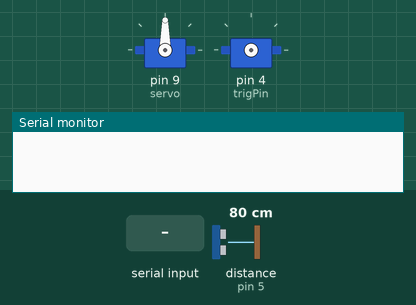
Bench run of a sketch on a simulated Arduino Uno, built with avr-gcc and run on an emulated ATmega328P. On the bench: 2 × servo, the last lines printed to the serial monitor. Wiring (inferred from the names in the program): servo: signal pin 4. Inputs (shaded band) come from the test bench; at power-on: distance to the obstacle (sensor on pin 5) 80 cm. The echo pulse lasts 58.3 µs per cm; servo pulses on a pin are drawn as a servo (544–2400 µs = 0–180°).

Above: at 1.2 s.
1.3 s: "p" received over the second serial link
At 1.48 s:
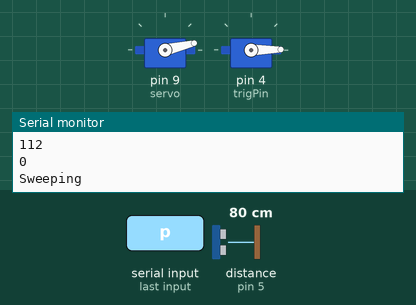
4.3 s: distance to the obstacle (sensor on pin 5) set to 2 cm
At 4.5 s:
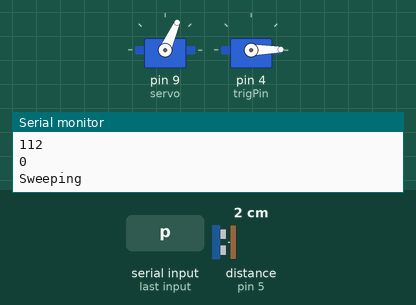
10.3 s: distance to the obstacle (sensor on pin 5) set to 250 cm
At 10.36 s:
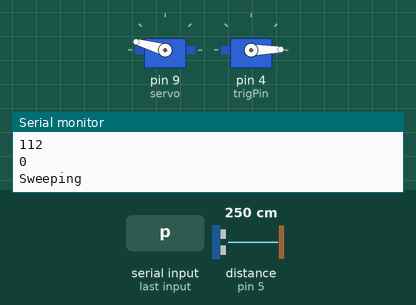
Timing chart, 0 to 19.3 s (numbered marks = the images above; inputs shaded):
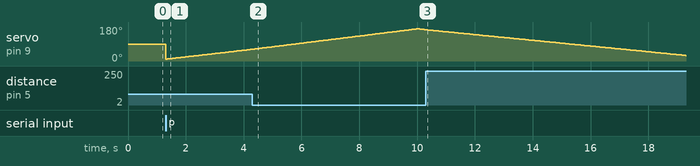

The sketch:

radar_project.ino
```cpp
#include <Servo.h>                     //servo header file
#include <SoftwareSerial.h>            //header file for bluetooth
#define trigPin 4                      //HC SR04 trig-4pin
#define echoPin 5                      //HC SR04 echo-5pin
SoftwareSerial Blueboy(10, 11);        //Naming HC 05 as Blueboy TX-10pin RX-11pin
Servo servo;                           //Creating a SERVO object called servo
//Global variables
int BluetoothData;                     //Command given from app via bluetooth will be stored in this variable
int posc = 0;                          //variable to store position of sg 90
int flag=10;                           //reference flag during debugging
void setup()
{
  servo.attach(9);                     //Servo control-9pin
  pinMode(trigPin, OUTPUT);            //trigpin of HC SR04 sensor is output
  pinMode(echoPin, INPUT);             //echopin of HC SR04 sensor is Input
  Serial.begin(38400);                 //Serial monitor is started at 38400 baud rate for debugging
  Blueboy.begin(9600);                 //Bluetooth module works at 9600 baudrate
  Blueboy.println("Blueboy is active");//Conformation from Bluetooth
}
void loop()
{
   if (Blueboy.available())
{
Serial.println("Incoming");            //for debugging
BluetoothData=Blueboy.read();          //read data from bluetooth
Serial.println(BluetoothData);         //for debugging
   if (BluetoothData == 'p')           //if the mobile app has sent a 'p'
   {
   flag=0;                             //play the device in auto mode
   }
   if (BluetoothData == 's')           //if the mobile app has sent a 's'
   {
   flag=1;                             //stop the device and enter manual mode
   }
Serial.println(flag);                  //for debugging
}
if (flag==0)
servofun();                            //Servo sweeps on own
if (flag==1)
manualservo();                         //Manual sweeping
}

//Function declaration starts from here

//Function for servo to sweep auto
void servofun()
{
  Serial.println("Sweeping");          //for debugging
  for(posc = 10;posc <= 170;posc++)   // Moving servo from 10 degree to 70 degree angle
  {
    servo.write(posc);                // set the position of servo motor
    delay(50);
  us();                              //measure the distance of objects using us function
  }

  for(posc = 170;posc >= 10;posc--)
  {
    servo.write(posc);
    delay(50);
    us();                            //measure the distance of objects sing the US sensor
  }
  Serial.println ("Scan Complete"); //for debugging
  flag=0;
}

//Function to control Servo manually
void manualservo()
{
us();
   if (Blueboy.available())
{
BluetoothData=Blueboy.read();
Serial.println(BluetoothData);
  servo.write(BluetoothData);
  Serial.println("Written");
   if (BluetoothData == 'p')
   {
   flag=0;
   }
}
}

//Function to measure the distance
void us()
{
 int duration, distance;
  digitalWrite(trigPin, HIGH);
  delayMicroseconds(1000);
  digitalWrite(trigPin, LOW);
  duration = pulseIn(echoPin, HIGH);
  distance = (duration/2) / 29.1; // Calculates the distance from the sensor
  if (distance<200 && distance >0)
Blueboy.write(distance);
}
```
